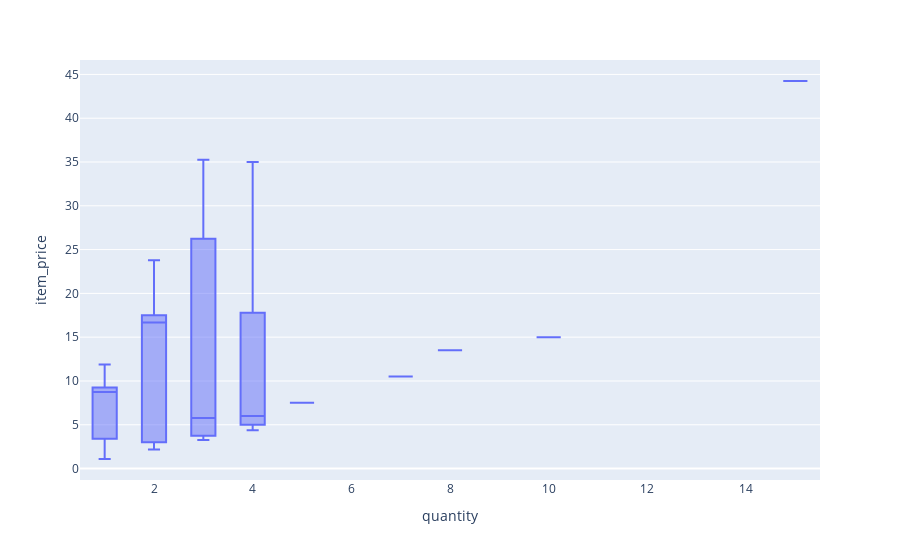

Write notebook code for a chart like this one.
### Markdown cell above
¿Y si le metemos más cosas a la función .box() de plotly.express?

### Code cell
px.box(chipo, x= 'quantity', y = 'item_price')

### Figure 1 — Plotly figure (JSON) as saved in the notebook; plotly's stock layout.template omitted (floating-point values rounded to 4 significant figures; data arrays with more than 128 entries replaced by an {"elided": "..."} marker saying what was removed)
{"data": [{"alignmentgroup": "True", "hovertemplate": "quantity=%{x}<br>item_price=%{y}<extra></extra>", "legendgroup": "", "marker": {"color": "#636efa"}, "name": "", "notched": false, "offsetgroup": "", "orientation": "v", "showlegend": false, "type": "box", "x": {"elided": "4622 int values"}, "x0": " ", "xaxis": "x", "y": {"elided": "4622 float values"}, "y0": " ", "yaxis": "y"}], "layout": {"boxmode": "group", "legend": {"tracegroupgap": 0}, "margin": {"t": 60}, "xaxis": {"anchor": "y", "domain": [0, 1], "title": {"text": "quantity"}}, "yaxis": {"anchor": "x", "domain": [0, 1], "title": {"text": "item_price"}}}}
